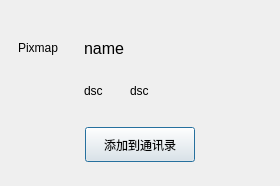
<?xml version="1.0" encoding="UTF-8"?>
<ui version="4.0">
 <class>FindResDlg</class>
 <widget class="QDialog" name="FindResDlg">
  <property name="geometry">
   <rect>
    <x>0</x>
    <y>0</y>
    <width>280</width>
    <height>186</height>
   </rect>
  </property>
  <property name="font">
   <font>
    <hintingpreference>PreferDefaultHinting</hintingpreference>
   </font>
  </property>
  <property name="windowTitle">
   <string>Dialog</string>
  </property>
  <layout class="QVBoxLayout" name="verticalLayout_2">
   <property name="spacing">
    <number>0</number>
   </property>
   <property name="sizeConstraint">
    <enum>QLayout::SizeConstraint::SetNoConstraint</enum>
   </property>
   <property name="leftMargin">
    <number>0</number>
   </property>
   <property name="topMargin">
    <number>0</number>
   </property>
   <property name="rightMargin">
    <number>0</number>
   </property>
   <property name="bottomMargin">
    <number>0</number>
   </property>
   <item>
    <widget class="QStackedWidget" name="stack_wid">
     <property name="currentIndex">
      <number>0</number>
     </property>
     <widget class="QWidget" name="success_page">
      <property name="minimumSize">
       <size>
        <width>280</width>
        <height>186</height>
       </size>
      </property>
      <property name="maximumSize">
       <size>
        <width>280</width>
        <height>186</height>
       </size>
      </property>
      <layout class="QVBoxLayout" name="verticalLayout_3">
       <property name="sizeConstraint">
        <enum>QLayout::SizeConstraint::SetNoConstraint</enum>
       </property>
       <item>
        <widget class="QWidget" name="widget_2" native="true">
         <layout class="QGridLayout" name="gridLayout">
          <property name="sizeConstraint">
           <enum>QLayout::SizeConstraint::SetNoConstraint</enum>
          </property>
          <item row="0" column="0">
           <widget class="QLabel" name="headshot_lab">
            <property name="minimumSize">
             <size>
              <width>60</width>
              <height>60</height>
             </size>
            </property>
            <property name="maximumSize">
             <size>
              <width>60</width>
              <height>60</height>
             </size>
            </property>
            <property name="text">
             <string>Pixmap</string>
            </property>
           </widget>
          </item>
          <item row="0" column="3">
           <spacer name="horizontalSpacer">
            <property name="orientation">
             <enum>Qt::Orientation::Horizontal</enum>
            </property>
            <property name="sizeHint" stdset="0">
             <size>
              <width>40</width>
              <height>20</height>
             </size>
            </property>
           </spacer>
          </item>
          <item row="0" column="1">
           <widget class="QLabel" name="name_lab">
            <property name="font">
             <font>
              <pointsize>12</pointsize>
              <hintingpreference>PreferDefaultHinting</hintingpreference>
             </font>
            </property>
            <property name="text">
             <string>name</string>
            </property>
           </widget>
          </item>
          <item row="1" column="1">
           <widget class="QLabel" name="desc_lab">
            <property name="text">
             <string>dsc</string>
            </property>
           </widget>
          </item>
          <item row="0" column="2">
           <widget class="QLabel" name="sex_lab">
            <property name="minimumSize">
             <size>
              <width>20</width>
              <height>20</height>
             </size>
            </property>
            <property name="maximumSize">
             <size>
              <width>20</width>
              <height>20</height>
             </size>
            </property>
            <property name="text">
             <string/>
            </property>
            <property name="pixmap">
             <pixmap resource="resource.qrc">:/res/male.png</pixmap>
            </property>
            <property name="scaledContents">
             <bool>true</bool>
            </property>
           </widget>
          </item>
          <item row="1" column="2">
           <widget class="QLabel" name="label_4">
            <property name="text">
             <string>dsc</string>
            </property>
           </widget>
          </item>
         </layout>
        </widget>
       </item>
       <item>
        <widget class="QWidget" name="widget" native="true">
         <layout class="QHBoxLayout" name="horizontalLayout_2">
          <property name="sizeConstraint">
           <enum>QLayout::SizeConstraint::SetNoConstraint</enum>
          </property>
          <item>
           <widget class="ClickBtn" name="addto_contracts_btn">
            <property name="minimumSize">
             <size>
              <width>110</width>
              <height>35</height>
             </size>
            </property>
            <property name="maximumSize">
             <size>
              <width>110</width>
              <height>35</height>
             </size>
            </property>
            <property name="text">
             <string>添加到通讯录</string>
            </property>
           </widget>
          </item>
         </layout>
        </widget>
       </item>
      </layout>
     </widget>
     <widget class="QWidget" name="failed_page">
      <property name="minimumSize">
       <size>
        <width>260</width>
        <height>160</height>
       </size>
      </property>
      <property name="maximumSize">
       <size>
        <width>260</width>
        <height>160</height>
       </size>
      </property>
      <layout class="QVBoxLayout" name="verticalLayout">
       <property name="sizeConstraint">
        <enum>QLayout::SizeConstraint::SetNoConstraint</enum>
       </property>
       <item alignment="Qt::AlignmentFlag::AlignHCenter">
        <widget class="QLabel" name="label">
         <property name="minimumSize">
          <size>
           <width>200</width>
           <height>100</height>
          </size>
         </property>
         <property name="maximumSize">
          <size>
           <width>200</width>
           <height>100</height>
          </size>
         </property>
         <property name="font">
          <font>
           <pointsize>11</pointsize>
           <hintingpreference>PreferDefaultHinting</hintingpreference>
          </font>
         </property>
         <property name="text">
          <string>无法找到该用户，请检查你填写的账号是否正确。</string>
         </property>
         <property name="wordWrap">
          <bool>true</bool>
         </property>
        </widget>
       </item>
       <item alignment="Qt::AlignmentFlag::AlignHCenter">
        <widget class="ClickBtn" name="notfound_btn">
         <property name="minimumSize">
          <size>
           <width>100</width>
           <height>30</height>
          </size>
         </property>
         <property name="maximumSize">
          <size>
           <width>100</width>
           <height>30</height>
          </size>
         </property>
         <property name="font">
          <font>
           <pointsize>9</pointsize>
           <hintingpreference>PreferDefaultHinting</hintingpreference>
          </font>
         </property>
         <property name="text">
          <string>确认</string>
         </property>
        </widget>
       </item>
      </layout>
     </widget>
    </widget>
   </item>
  </layout>
 </widget>
 <customwidgets>
  <customwidget>
   <class>ClickBtn</class>
   <extends>QPushButton</extends>
   <header location="global">clickbtn.h</header>
  </customwidget>
 </customwidgets>
 <resources>
  <include location="resource.qrc"/>
 </resources>
 <connections/>
</ui>
